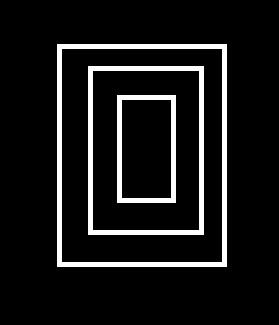
#> input picture image1.jpg, 279 x 325 px
$ jupyter execute Image_Enhancing_and_Horizontal_Edge_Detection.ipynb
#> lines starting #> are read from the running program, lines starting #| are printed output that depends on the picture; after the words box and inside, x2 and y2 are one past the last pixel; in counts of white or black regions, pixels touching at a corner belong together
<a href="https://colab.research.google.com/github/osamazafar980/Image-Enhancing-and-Edge-Detection/blob/master/Image_Enhancing_and_Horizontal_Edge_Detection.ipynb" target="_parent"></a>

Importing

[cell 1]
import matplotlib.pyplot as plt
import cv2 as cv
import numpy as np
from skimage.color import rgb2gray
import copy
import math

Loading Image

[cell 2]
image = cv.imread('image1.jpg')
#> image is the input picture: shape (325, 279, 3); min 0, max 255, mean 22.9
grayscale = rgb2gray(image)
def plot(image):
  figure,axes = plt.subplots(1,2,figsize=(8,4))
  axes =axes.ravel()
  axes[0].imshow(image)
  axes[0].set_title("Orignal")
  axes[1].imshow(image,cmap=plt.cm.gray)
  axes[1].set_title("Grayscale")
  figure.tight_layout()
  plt.show
plot(image)
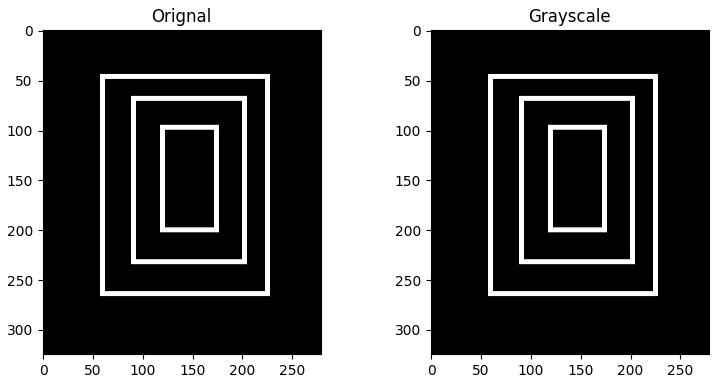
#> figure drawn by matplotlib, 2 panels

Enhancing Image

[cell 3]
shape = grayscale.shape
#> shape = (325, 279)
print(shape)
#| (325, 279)

def padding(img,size):
#> called with size = 4
  newImage = np.pad(img,size,'constant',constant_values=1)
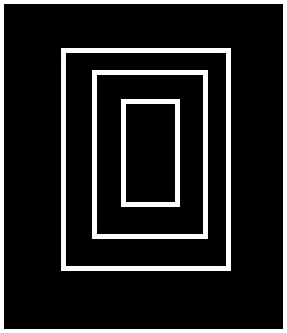
#> newImage: shape (333, 287) float64; min 0, max 1, mean 0.137
  plot(newImage)
  return newImage

#size of sharpning filter 3x3
filterSize=9
size=math.floor(filterSize//2)
newImage=padding(grayscale,size)
sharpImage=np.ones(shape)

def sharpen(newImage,sharpImage):
  for row in range(size,shape[0]+size):
    for col in range(size,shape[1]+size):
      value=(newImage[row][col])*(20)
      mean=0
      for x in range(row-1,row+2):
        for y in range(col-1,col+2):
          mean=mean+newImage[x][y]
      mean=mean/9
      sharpIntensity=value-mean
      sharpImage[row-size][col-size]=sharpIntensity
  return sharpImage

sharpImage=sharpen(newImage,sharpImage)
plot(sharpImage)
print(sharpImage.shape)
#| (325, 279)
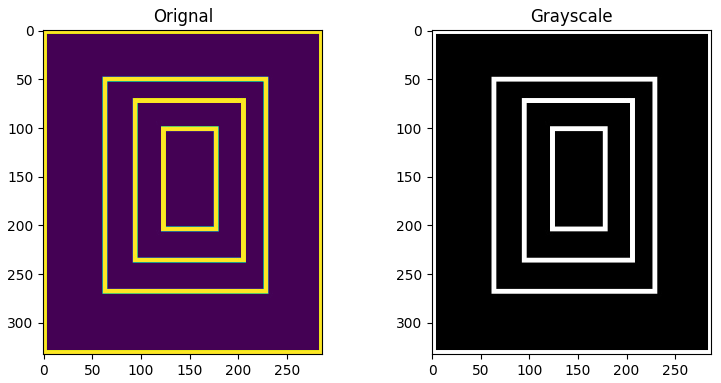
#> figure drawn by matplotlib, 2 panels
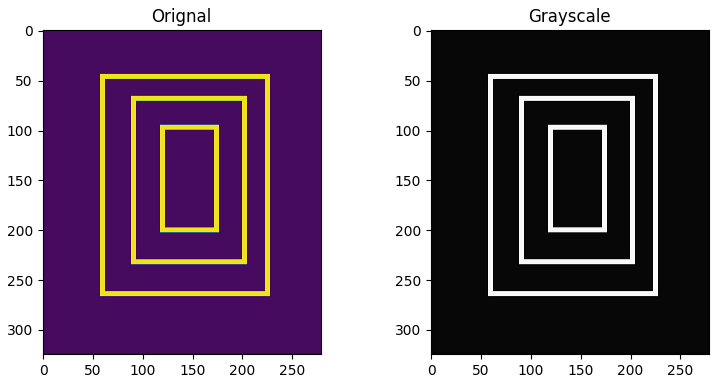
#> figure drawn by matplotlib, 2 panels

Sharpening

[cell 4]
def Derivative(sharpImage):
  DerivativeImage=np.ones(shape)
  for row in range(0,shape[0]-1):
    for col in range(0,shape[1]-1):

      DerivativeImage[row][col]=round(sharpImage[row][col+1]-sharpImage[row][col])
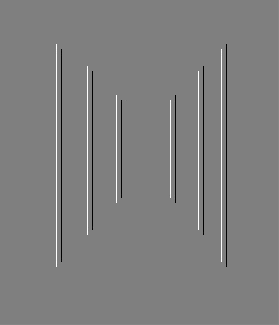
#> DerivativeImage: shape (325, 279) float64; min -20, max 20, mean 0.00661; drawn with min black and max white
  return DerivativeImage

firstDerivativeImage=Derivative(sharpImage)
plot(firstDerivativeImage)
print(firstDerivativeImage[0][0])
#| 0.0
secondDerivativeImage=Derivative(firstDerivativeImage)
#> after the loop in Derivative (call 2), `for row in range(0,shape[0]-1):`:
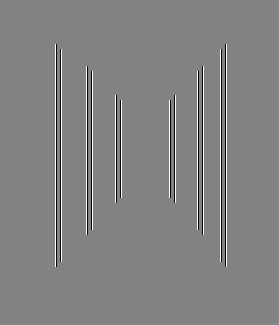
#> DerivativeImage: shape (325, 279) float64; min -21, max 20, mean 0.0102; drawn with min black and max white
for row in range(0,secondDerivativeImage.shape[0]):
  for col in range(0,secondDerivativeImage.shape[1]):
    if(secondDerivativeImage[row][col]==0):
      secondDerivativeImage[row][col]=0
    elif(secondDerivativeImage[row][col]==1):
      secondDerivativeImage[row][col]=0
    else:
      secondDerivativeImage[row][col]=1
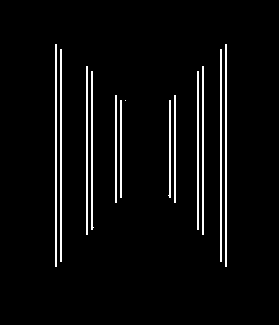
#> secondDerivativeImage: shape (325, 279) float64; values 0 (black) and 1 (white), 4.3% white in thin lines or dots, all inside (x1, y1, x2, y2) = (55, 44, 227, 267)
plot(secondDerivativeImage)
